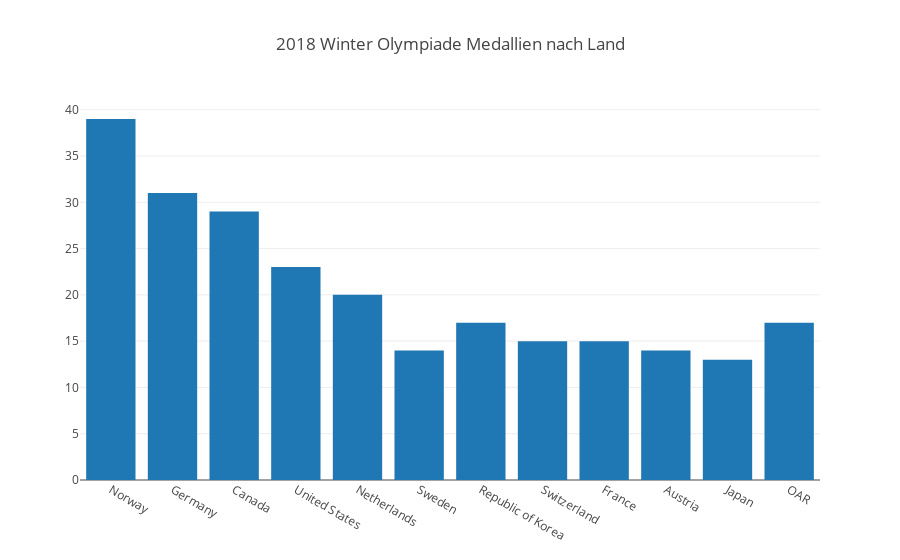

Write notebook code for a chart like this one.
### Code cell
import plotly.offline as pyo
import plotly.graph_objs as go
import pandas as pd

df = pd.read_csv('data/2018WinterOlympics.csv')
df = df[df["Total"] > 10] #nur länder mit mehr als 10 medallien

data = [go.Bar(
    x=df['NOC'],  # NOC == National Olympic Committee
    y=df['Total']
)]
layout = go.Layout(
    title='2018 Winter Olympiade Medallien nach Land'
)
fig = go.Figure(data=data, layout=layout)
pyo.iplot(fig, filename='bar1.html')

### Figure 1 — Plotly figure (JSON) as saved in the notebook; plotly's stock layout.template omitted (floating-point values rounded to 4 significant figures)
{"data": [{"type": "bar", "x": ["Norway", "Germany", "Canada", "United States", "Netherlands", "Sweden", "Republic of Korea", "Switzerland", "France", "Austria", "Japan", "OAR"], "y": [39, 31, 29, 23, 20, 14, 17, 15, 15, 14, 13, 17]}], "layout": {"title": "2018 Winter Olympiade Medallien nach Land"}}
